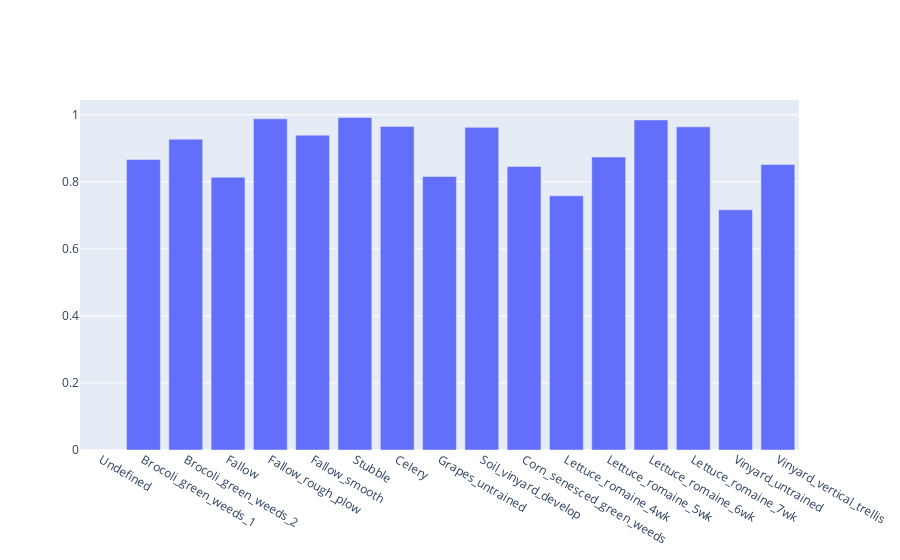

Notebook source saved alongside this figure:
### Code cell
import plotly.graph_objects as go

fig = go.Figure(data=[
    go.Bar(name=exp, x=SALINAS_LABELS, y=dict_results[exp]['F1 scores'][0])
    for exp in dict_results
])
# Change the bar mode
fig.update_layout(barmode='group')
fig.show()

### Figure 1 — Plotly figure (JSON) as saved in the notebook; plotly's stock layout.template omitted (floating-point values rounded to 4 significant figures)
{"data": [{"name": "Salinas_PCA_8_hamida", "type": "bar", "x": ["Undefined", "Brocoli_green_weeds_1", "Brocoli_green_weeds_2", "Fallow", "Fallow_rough_plow", "Fallow_smooth", "Stubble", "Celery", "Grapes_untrained", "Soil_vinyard_develop", "Corn_senesced_green_weeds", "Lettuce_romaine_4wk", "Lettuce_romaine_5wk", "Lettuce_romaine_6wk", "Lettuce_romaine_7wk", "Vinyard_untrained", "Vinyard_vertical_trellis"], "y": [0, 0.8666, 0.9273, 0.814, 0.9878, 0.9391, 0.9919, 0.9652, 0.8158, 0.9625, 0.8459, 0.7583, 0.8738, 0.9845, 0.964, 0.7165, 0.852]}], "layout": {"barmode": "group"}}
